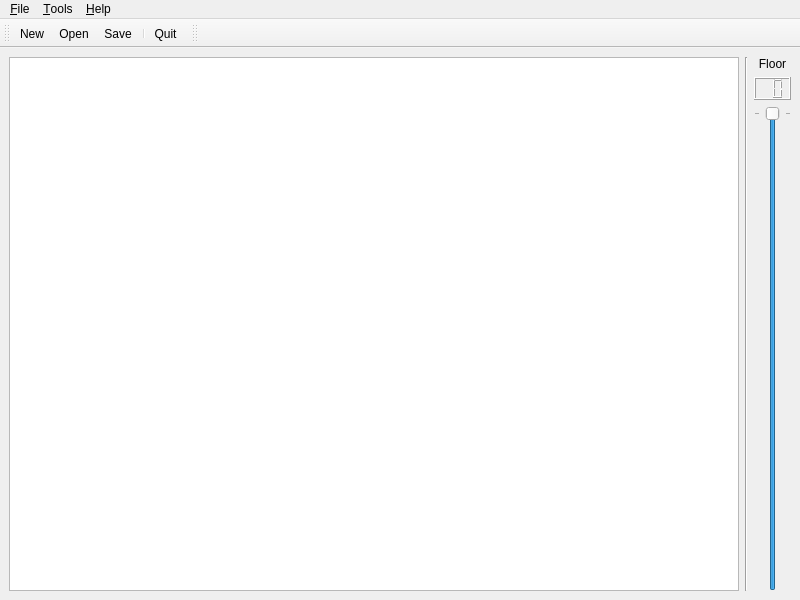
<ui version="4.0" >
 <class>MainWindow</class>
 <widget class="QMainWindow" name="MainWindow" >
  <property name="geometry" >
   <rect>
    <x>0</x>
    <y>0</y>
    <width>800</width>
    <height>600</height>
   </rect>
  </property>
  <property name="windowTitle" >
   <string>MainWindow</string>
  </property>
  <widget class="QWidget" name="centralwidget" >
   <layout class="QHBoxLayout" name="horizontalLayout" >
    <item>
     <widget class="QGraphicsView" name="graphicsView" />
    </item>
    <item>
     <widget class="Line" name="line" >
      <property name="orientation" >
       <enum>Qt::Vertical</enum>
      </property>
     </widget>
    </item>
    <item>
     <layout class="QVBoxLayout" name="verticalLayout" >
      <item>
       <widget class="QLabel" name="label" >
        <property name="text" >
         <string>Floor</string>
        </property>
        <property name="alignment" >
         <set>Qt::AlignCenter</set>
        </property>
        <property name="buddy" >
         <cstring>verticalSlider</cstring>
        </property>
       </widget>
      </item>
      <item>
       <widget class="QLCDNumber" name="lcdNumber" >
        <property name="frameShape" >
         <enum>QFrame::Box</enum>
        </property>
        <property name="numDigits" >
         <number>2</number>
        </property>
        <property name="segmentStyle" >
         <enum>QLCDNumber::Filled</enum>
        </property>
        <property name="intValue" stdset="0" >
         <number>0</number>
        </property>
       </widget>
      </item>
      <item>
       <widget class="QSlider" name="verticalSlider" >
        <property name="sizePolicy" >
         <sizepolicy vsizetype="Expanding" hsizetype="Minimum" >
          <horstretch>0</horstretch>
          <verstretch>0</verstretch>
         </sizepolicy>
        </property>
        <property name="minimum" >
         <number>0</number>
        </property>
        <property name="maximum" >
         <number>0</number>
        </property>
        <property name="orientation" >
         <enum>Qt::Vertical</enum>
        </property>
        <property name="tickPosition" >
         <enum>QSlider::TicksBothSides</enum>
        </property>
        <property name="tickInterval" >
         <number>2</number>
        </property>
       </widget>
      </item>
     </layout>
    </item>
   </layout>
  </widget>
  <widget class="QMenuBar" name="menubar" >
   <property name="geometry" >
    <rect>
     <x>0</x>
     <y>0</y>
     <width>800</width>
     <height>28</height>
    </rect>
   </property>
   <widget class="QMenu" name="menu_File" >
    <property name="title" >
     <string>&amp;File</string>
    </property>
    <addaction name="action_New" />
    <addaction name="action_Open" />
    <addaction name="separator" />
    <addaction name="action_Save" />
    <addaction name="actionSave_As" />
    <addaction name="separator" />
    <addaction name="actionQuit" />
   </widget>
   <widget class="QMenu" name="menu_Help" >
    <property name="title" >
     <string>&amp;Help</string>
    </property>
    <addaction name="actionAbout_LBlock" />
   </widget>
   <widget class="QMenu" name="menu_Tools" >
    <property name="title" >
     <string>&amp;Tools</string>
    </property>
    <widget class="QMenu" name="menuToolbars" >
     <property name="title" >
      <string>Toolbars</string>
     </property>
     <addaction name="actionFile_Toolbar" />
     <addaction name="actionItems_Toolbar" />
    </widget>
    <addaction name="separator" />
    <addaction name="menuToolbars" />
   </widget>
   <addaction name="menu_File" />
   <addaction name="menu_Tools" />
   <addaction name="menu_Help" />
  </widget>
  <widget class="QToolBar" name="fileToolbar" >
   <property name="windowTitle" >
    <string>toolBar</string>
   </property>
   <property name="iconSize" >
    <size>
     <width>22</width>
     <height>22</height>
    </size>
   </property>
   <property name="toolButtonStyle" >
    <enum>Qt::ToolButtonTextUnderIcon</enum>
   </property>
   <attribute name="toolBarArea" >
    <enum>TopToolBarArea</enum>
   </attribute>
   <attribute name="toolBarBreak" >
    <bool>false</bool>
   </attribute>
   <addaction name="action_New" />
   <addaction name="action_Open" />
   <addaction name="action_Save" />
   <addaction name="separator" />
   <addaction name="actionQuit" />
  </widget>
  <widget class="QToolBar" name="itemsToolBar" >
   <property name="windowTitle" >
    <string>toolBar</string>
   </property>
   <attribute name="toolBarArea" >
    <enum>TopToolBarArea</enum>
   </attribute>
   <attribute name="toolBarBreak" >
    <bool>false</bool>
   </attribute>
  </widget>
  <action name="action_New" >
   <property name="icon" >
    <iconset resource="icons.qrc" >
     <normaloff>:/icons/icons/document-new.png</normaloff>:/icons/icons/document-new.png</iconset>
   </property>
   <property name="text" >
    <string>&amp;New...</string>
   </property>
   <property name="shortcut" >
    <string>Ctrl+N</string>
   </property>
  </action>
  <action name="action_Open" >
   <property name="icon" >
    <iconset resource="icons.qrc" >
     <normaloff>:/icons/icons/document-open.png</normaloff>:/icons/icons/document-open.png</iconset>
   </property>
   <property name="text" >
    <string>&amp;Open...</string>
   </property>
   <property name="shortcut" >
    <string>Ctrl+O</string>
   </property>
  </action>
  <action name="action_Save" >
   <property name="icon" >
    <iconset resource="icons.qrc" >
     <normaloff>:/icons/icons/document-save.png</normaloff>:/icons/icons/document-save.png</iconset>
   </property>
   <property name="text" >
    <string>&amp;Save</string>
   </property>
   <property name="shortcut" >
    <string>Ctrl+S</string>
   </property>
  </action>
  <action name="actionSave_As" >
   <property name="icon" >
    <iconset resource="icons.qrc" >
     <normaloff>:/icons/icons/document-save-as.png</normaloff>:/icons/icons/document-save-as.png</iconset>
   </property>
   <property name="text" >
    <string>Save &amp;As...</string>
   </property>
  </action>
  <action name="actionQuit" >
   <property name="icon" >
    <iconset resource="icons.qrc" >
     <normaloff>:/icons/icons/process-stop.png</normaloff>:/icons/icons/process-stop.png</iconset>
   </property>
   <property name="text" >
    <string>&amp;Quit</string>
   </property>
   <property name="shortcut" >
    <string>Ctrl+Q</string>
   </property>
  </action>
  <action name="actionAbout_LBlock" >
   <property name="text" >
    <string>&amp;About LBlock</string>
   </property>
  </action>
  <action name="actionItems_Toolbar" >
   <property name="checkable" >
    <bool>true</bool>
   </property>
   <property name="checked" >
    <bool>true</bool>
   </property>
   <property name="text" >
    <string>Items Toolbar</string>
   </property>
  </action>
  <action name="actionFile_Toolbar" >
   <property name="checkable" >
    <bool>true</bool>
   </property>
   <property name="checked" >
    <bool>true</bool>
   </property>
   <property name="text" >
    <string>File Toolbar</string>
   </property>
  </action>
 </widget>
 <resources>
  <include location="icons.qrc" />
 </resources>
 <connections>
  <connection>
   <sender>verticalSlider</sender>
   <signal>valueChanged(int)</signal>
   <receiver>lcdNumber</receiver>
   <slot>display(int)</slot>
   <hints>
    <hint type="sourcelabel" >
     <x>784</x>
     <y>171</y>
    </hint>
    <hint type="destinationlabel" >
     <x>768</x>
     <y>62</y>
    </hint>
   </hints>
  </connection>
  <connection>
   <sender>actionQuit</sender>
   <signal>activated()</signal>
   <receiver>MainWindow</receiver>
   <slot>close()</slot>
   <hints>
    <hint type="sourcelabel" >
     <x>-1</x>
     <y>-1</y>
    </hint>
    <hint type="destinationlabel" >
     <x>399</x>
     <y>299</y>
    </hint>
   </hints>
  </connection>
  <connection>
   <sender>actionFile_Toolbar</sender>
   <signal>toggled(bool)</signal>
   <receiver>fileToolbar</receiver>
   <slot>setShown(bool)</slot>
   <hints>
    <hint type="sourcelabel" >
     <x>-1</x>
     <y>-1</y>
    </hint>
    <hint type="destinationlabel" >
     <x>118</x>
     <y>44</y>
    </hint>
   </hints>
  </connection>
  <connection>
   <sender>actionItems_Toolbar</sender>
   <signal>toggled(bool)</signal>
   <receiver>itemsToolBar</receiver>
   <slot>setShown(bool)</slot>
   <hints>
    <hint type="sourcelabel" >
     <x>-1</x>
     <y>-1</y>
    </hint>
    <hint type="destinationlabel" >
     <x>518</x>
     <y>44</y>
    </hint>
   </hints>
  </connection>
 </connections>
</ui>
